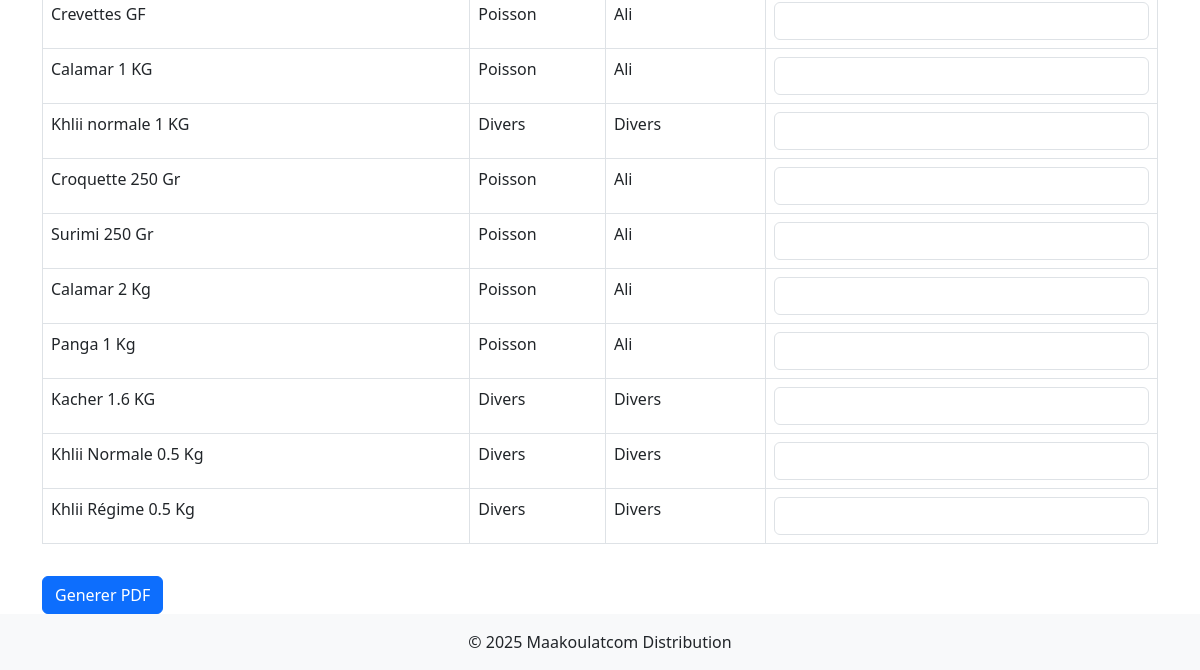
Before: /reorder/ (lower part) with the older database file.
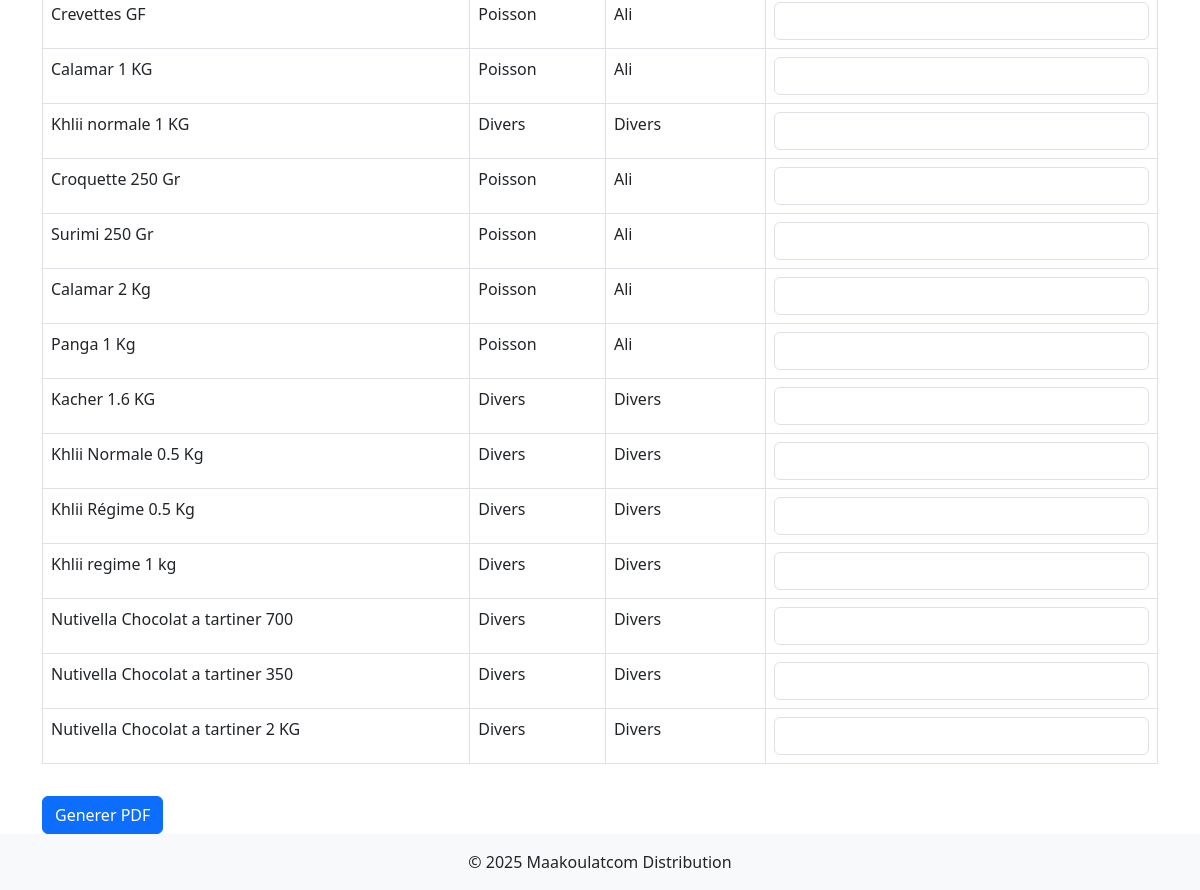
After: the same page with the newer database file.
### products/models.py (models this page shows, shortened)
class Product(models.Model):
    CATEGORY_CHOICES = [
        ('Fromages', 'Fromages'),
        ('Sauces', 'Sauces'),
        ('Poisson', 'Poisson'),
        ('Poulet', 'Poulet'),
        ('Divers', 'Divers'),
    ]
    SUPPLIER_CHOICES = [
        ('Top Chef', 'Top Chef'),
        ('Ali', 'Ali'),
        ('Adnane', 'Adnane'),
        ('Yozi Food', 'Yozi Food'),
        ('Divers', 'Divers'),
    ]
    code = models.CharField(max_length=50, unique=True)
    name = models.CharField(max_length=100)
    name_ar = models.CharField(max_length=100, null=True, blank=True)
    purchase_price = models.DecimalField(max_digits=10, decimal_places=2)
    selling_price = models.DecimalField(max_digits=10, decimal_places=2)
    quantity = models.IntegerField(default=0)
    category = models.CharField(max_length=20, choices=CATEGORY_CHOICES, default='Divers')
    supplier = models.CharField(max_length=20, choices=SUPPLIER_CHOICES, default='Divers')

### products/views.py (the view, shortened to what this page needs)
# urls.py: path('reorder/', views.reorder_page, name='reorder_page'),
def reorder_page(request):
    return render(request, 'products/reorder_page.html', {'products': Product.objects.all()})

### products/templates/products/reorder_page.html (shortened to what this page needs)
{% extends 'products/base.html' %}
{% block content %}
<form method="post">
    <div class="table-responsive">
        <table class="table table-bordered">
            <tbody>
                {% for product in products %}
                <tr>
                    <td>{{ product.name }}</td>
                    <td>{{ product.category }}</td>
                    <td>{{ product.supplier }}</td>
                    <td>
                        <input type="number" name="quantity_{{ product.id }}" class="form-control" min="0">
                    </td>
                </tr>
                {% endfor %}
            </tbody>
        </table>
    </div>
    <div class="mt-3">
        <button type="submit" class="btn btn-primary">Generer PDF</button>
    </div>
</form>
{% endblock %}

### products/templates/products/base.html (shortened to what this page needs)
<!DOCTYPE html>
<html lang="fr">
<head>
    <link href="https://cdn.jsdelivr.net/npm/bootstrap@5.3.0/dist/css/bootstrap.min.css" rel="stylesheet">
</head>
<body>
    <main class="container mt-5">
        {% block content %}
        {% endblock %}
    </main>
    <footer class="bg-light text-center text-lg-start">
        <div class="text-center p-3">
            © 2025 Maakoulatcom Distribution
        </div>
    </footer>
</body>
</html>

### products/templates/products/base.html (style rules this page uses)
html, body { height: 100%; }
body { display: flex; flex-direction: column; }
main { flex: 1; }

Changed rows visible on the page:
added Product: name "Khlii regime 1 kg", category "Divers", supplier "Divers"
added Product: name "Nutivella Chocolat a tartiner 700", category "Divers", supplier "Divers"
added Product: name "Nutivella Chocolat a tartiner 350", category "Divers", supplier "Divers"
added Product: name "Nutivella Chocolat a tartiner 2 KG", category "Divers", supplier "Divers"
